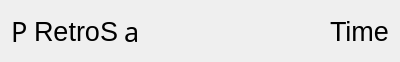
<?xml version="1.0" encoding="UTF-8"?>
<ui version="4.0">
 <class>RetrogradeScrollHolder</class>
 <widget class="QWidget" name="RetrogradeScrollHolder">
  <property name="geometry">
   <rect>
    <x>0</x>
    <y>0</y>
    <width>400</width>
    <height>62</height>
   </rect>
  </property>
  <property name="windowTitle">
   <string>Form</string>
  </property>
  <property name="autoFillBackground">
   <bool>true</bool>
  </property>
  <layout class="QHBoxLayout" name="horizontalLayout_2">
   <item>
    <layout class="QHBoxLayout" name="horizontalLayout">
     <item>
      <widget class="QLabel" name="planet0">
       <property name="font">
        <font>
         <family>Astronom</family>
         <pointsize>20</pointsize>
        </font>
       </property>
       <property name="text">
        <string>P</string>
       </property>
      </widget>
     </item>
     <item>
      <widget class="QLabel" name="text1">
       <property name="font">
        <font>
         <pointsize>20</pointsize>
        </font>
       </property>
       <property name="text">
        <string>RetroS</string>
       </property>
      </widget>
     </item>
     <item>
      <widget class="QLabel" name="zodiac">
       <property name="font">
        <font>
         <family>Astronom</family>
         <pointsize>20</pointsize>
        </font>
       </property>
       <property name="text">
        <string>a</string>
       </property>
      </widget>
     </item>
    </layout>
   </item>
   <item>
    <spacer name="horizontalSpacer">
     <property name="orientation">
      <enum>Qt::Horizontal</enum>
     </property>
     <property name="sizeHint" stdset="0">
      <size>
       <width>248</width>
       <height>20</height>
      </size>
     </property>
    </spacer>
   </item>
   <item>
    <widget class="QLabel" name="text0">
     <property name="font">
      <font>
       <pointsize>20</pointsize>
      </font>
     </property>
     <property name="text">
      <string>Time</string>
     </property>
    </widget>
   </item>
  </layout>
 </widget>
 <resources/>
 <connections/>
</ui>
